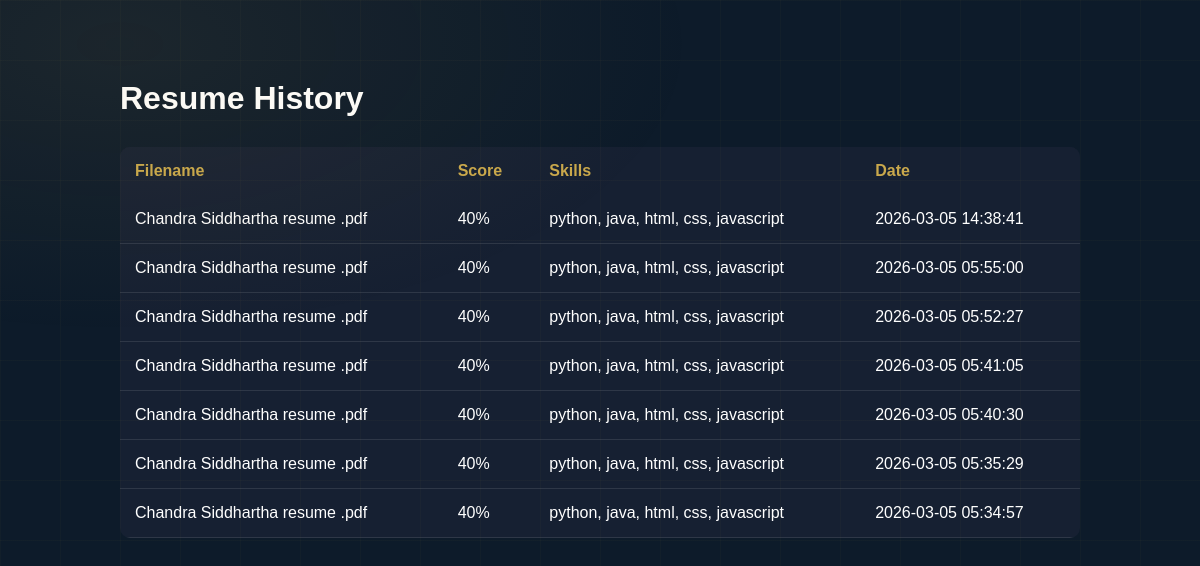
The app's page /history with its own data.
### tables this page shows
CREATE TABLE resumes (
        id INTEGER PRIMARY KEY AUTOINCREMENT,
        filename TEXT,
        score INTEGER,
        skills TEXT,
        created_at TIMESTAMP DEFAULT CURRENT_TIMESTAMP
    );

### app.py (the view)
@app.route("/history")
def history():
    resumes = get_all_resumes()
    return render_template(
        "history.html",
        resumes=resumes
    )

### database.py (called while the page is built)
def get_all_resumes():
    conn = sqlite3.connect(DB_NAME, timeout=10)
    cursor = conn.cursor()
    cursor.execute("""
    SELECT filename, score, skills, created_at
    FROM resumes
    ORDER BY created_at DESC
    """)
    rows = cursor.fetchall()
    conn.close()
    return rows

### templates/history.html (shortened to what this page needs)
<!DOCTYPE html>
<html>
<head>
<link rel="stylesheet" href="/static/style.css">
</head>
<body>
<div class="history-container">
<h1>Resume History</h1>
<table class="history-table">
<tr>
<th>Filename</th>
<th>Score</th>
<th>Skills</th>
<th>Date</th>
</tr>
{% for resume in resumes %}
<tr>
<td>{{ resume[0] }}</td>
<td>{{ resume[1] }}%</td>
<td>{{ resume[2] }}</td>
<td>{{ resume[3] }}</td>
</tr>
{% endfor %}
</table>
</div>
</body>
</html>

### static/style.css (style rules this page uses)
*, *::before, *::after { box-sizing: border-box; margin: 0; padding: 0; }
body { font-family: 'DM Sans', sans-serif; background: #0d1b2a; color: #f8f6f2; min-height: 100vh; overflow-x: hidden; }
body::before { content: ''; position: fixed; inset: 0; pointer-events: none; z-index: 0; background: radial-gradient(ellipse 80% 55% at 10% 5%, rgba(201,168,76,0.08) 0%, transparent 60%), radial-gradient(ellipse 60% 45% at 88% 92%, rgba(74,144,232,0.06) 0%, transparent 60%); }
body::after { content: ''; position: fixed; inset: 0; pointer-events: none; z-index: 0; background-image: linear-gradient(rgba(201,168,76,0.032) 1px, transparent 1px), linear-gradient(90deg, rgba(201,168,76,0.032) 1px, transparent 1px); background-size: 60px 60px; }

### templates/history.html (style rules this page uses)
body { background:#0d1b2a; font-family:Arial; color:white; }
.history-container { width:80%; margin:auto; margin-top:80px; }
.history-table { width:100%; border-collapse:collapse; margin-top:30px; background:#162032; border-radius:10px; overflow:hidden; }
.history-table th { background:#0f1f35; color:#c9a84c; padding:16px; text-align:left; font-size:16px; }
.history-table td { padding:14px; color:#ffffff; border-bottom:1px solid rgba(255,255,255,0.08); }
.history-container { width:80%; margin:auto; margin-top:80px; color:white; }
.history-table { width:100%; border-collapse:collapse; margin-top:30px; }
.history-table th { background:#162032; padding:15px; color:#c9a84c; }
.history-table td { padding:15px; border-bottom:1px solid rgba(255,255,255,0.1); }

### records on screen
resumes: filename "Chandra Siddhartha resume .pdf", score "40", skills "python, java, html, css, javascript", created_at "2026-03-05 14:38:41"
resumes: filename "Chandra Siddhartha resume .pdf", score "40", skills "python, java, html, css, javascript", created_at "2026-03-05 05:55:00"
resumes: filename "Chandra Siddhartha resume .pdf", score "40", skills "python, java, html, css, javascript", created_at "2026-03-05 05:52:27"
resumes: filename "Chandra Siddhartha resume .pdf", score "40", skills "python, java, html, css, javascript", created_at "2026-03-05 05:41:05"
resumes: filename "Chandra Siddhartha resume .pdf", score "40", skills "python, java, html, css, javascript", created_at "2026-03-05 05:40:30"
resumes: filename "Chandra Siddhartha resume .pdf", score "40", skills "python, java, html, css, javascript", created_at "2026-03-05 05:35:29"
resumes: filename "Chandra Siddhartha resume .pdf", score "40", skills "python, java, html, css, javascript", created_at "2026-03-05 05:34:57"
